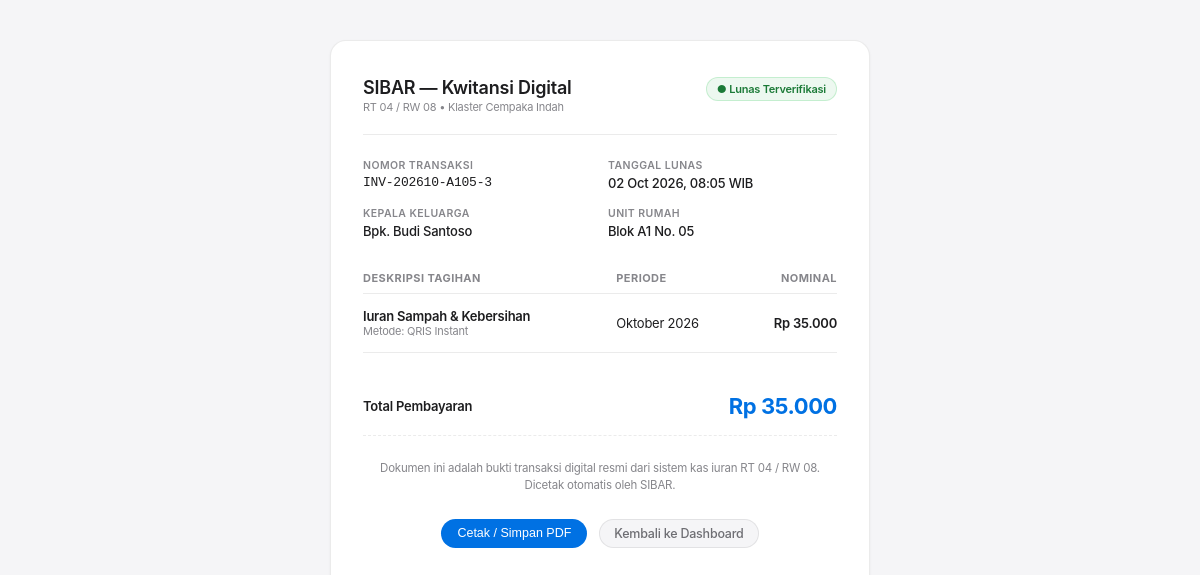
/receipt.php?receipt_no=INV-202610-A105-3 (signed in), run on the app's committed database.
### tables this page shows
CREATE TABLE IF NOT EXISTS `payments` (
  `id` INT AUTO_INCREMENT PRIMARY KEY,
  `bill_id` INT NOT NULL,
  `receipt_no` VARCHAR(60) NOT NULL UNIQUE,
  `amount_paid` DECIMAL(12, 2) NOT NULL,
  `payment_method` VARCHAR(50) NOT NULL,
  `paid_at` TIMESTAMP DEFAULT CURRENT_TIMESTAMP,
  FOREIGN KEY (`bill_id`) REFERENCES `bills`(`id`) ON DELETE CASCADE
);

CREATE TABLE IF NOT EXISTS `users` (
  `id` INT AUTO_INCREMENT PRIMARY KEY,
  `house_id` INT NULL,
  `complex_id` INT DEFAULT 1,
  `username` VARCHAR(50) NOT NULL UNIQUE,
  `password_hash` VARCHAR(255) NOT NULL,
  `full_name` VARCHAR(100) NOT NULL,
  `phone` VARCHAR(20) NOT NULL,
  `role` ENUM('warga', 'satpam_siang', 'satpam_malam', 'sampah', 'super_admin') DEFAULT 'warga',
  `latitude` DECIMAL(10, 8) NULL,
  `longitude` DECIMAL(11, 8) NULL,
  `created_at` TIMESTAMP DEFAULT CURRENT_TIMESTAMP,
  FOREIGN KEY (`house_id`) REFERENCES `houses`(`id`) ON DELETE SET NULL,
  FOREIGN KEY (`complex_id`) REFERENCES `complexes`(`id`) ON DELETE SET NULL
);

CREATE TABLE IF NOT EXISTS `houses` (
  `id` INT AUTO_INCREMENT PRIMARY KEY,
  `complex_id` INT DEFAULT 1,
  `block` VARCHAR(10) NOT NULL,
  `number` VARCHAR(10) NOT NULL,
  `address` VARCHAR(255) NOT NULL,
  `lane` VARCHAR(100) DEFAULT 'Jalur Utama',
  `status_huni` ENUM('tetap', 'kontrak') DEFAULT 'tetap',
  `latitude` DECIMAL(10, 8) NULL,
  `longitude` DECIMAL(11, 8) NULL,
  `created_at` TIMESTAMP DEFAULT CURRENT_TIMESTAMP,
  FOREIGN KEY (`complex_id`) REFERENCES `complexes`(`id`) ON DELETE SET NULL,
  UNIQUE KEY `uk_house` (`block`, `number`)
);

CREATE TABLE IF NOT EXISTS `fee_types` (
  `id` INT AUTO_INCREMENT PRIMARY KEY,
  `code` VARCHAR(50) NOT NULL UNIQUE,
  `name` VARCHAR(100) NOT NULL,
  `amount` DECIMAL(12, 2) NOT NULL,
  `icon` VARCHAR(10) DEFAULT '💰',
  `description` TEXT,
  `created_at` TIMESTAMP DEFAULT CURRENT_TIMESTAMP
);

CREATE TABLE IF NOT EXISTS `bills` (
  `id` INT AUTO_INCREMENT PRIMARY KEY,
  `house_id` INT NOT NULL,
  `fee_type_id` INT NOT NULL,
  `period_year` INT NOT NULL,
  `period_month` INT NOT NULL,
  `amount` DECIMAL(12, 2) NOT NULL,
  `status` ENUM('unpaid', 'paid') DEFAULT 'unpaid',
  `due_date` DATE NOT NULL,
  `created_at` TIMESTAMP DEFAULT CURRENT_TIMESTAMP,
  FOREIGN KEY (`house_id`) REFERENCES `houses`(`id`) ON DELETE CASCADE,
  FOREIGN KEY (`fee_type_id`) REFERENCES `fee_types`(`id`) ON DELETE CASCADE,
  UNIQUE KEY `uk_house_fee_period` (`house_id`, `fee_type_id`, `period_year`, `period_month`)
);

### config/database.php (called while the page is built, shortened)
<?php
function formatRupiah(float|int $amount): string {
    return 'Rp ' . number_format($amount, 0, ',', '.');
}

### receipt.php (the view, shortened to what this page needs)
<?php
require_once __DIR__ . '/config/database.php';
require_once __DIR__ . '/config/auth.php';
$user = requireAuth();
$receiptNo = trim($_GET['receipt_no'] ?? '');
$db = getDB();
$isWarga = ($user['role'] === 'warga');
if ($isWarga) {
    $stmt = $db->prepare("
        SELECT p.receipt_no, p.amount_paid, p.payment_method, p.paid_at,
               b.period_month, b.period_year,
               f.name AS fee_name, f.code,
               h.block, h.number, h.address,
               u.full_name
        FROM payments p
        JOIN bills b ON b.id = p.bill_id
        JOIN fee_types f ON f.id = b.fee_type_id
        JOIN houses h ON h.id = b.house_id
        LEFT JOIN users u ON u.house_id = h.id AND u.role = 'warga'
        WHERE p.receipt_no = :receipt_no AND b.house_id = :house_id
        LIMIT 1
    ");
    $stmt->execute([
        ':receipt_no' => $receiptNo,
        ':house_id'   => (int)$user['house_id']
    ]);
}
$data = $stmt->fetch();
$monthNames = [
    1 => 'Januari', 2 => 'Februari', 3 => 'Maret', 4 => 'April',
    5 => 'Mei', 6 => 'Juni', 7 => 'Juli', 8 => 'Agustus',
    9 => 'September', 10 => 'Oktober', 11 => 'November', 12 => 'Desember'
];
$periodStr = ($monthNames[$data['period_month']] ?? $data['period_month']) . ' ' . $data['period_year'];
?>
<!DOCTYPE html>
<html lang="id">
<head>
  <link rel="stylesheet" href="assets/css/style.css">
</head>
<body>
<div class="receipt-container">
  <div class="receipt-header">
    <div class="receipt-brand">
      <h2>SIBAR — Kwitansi Digital</h2>
      <p>RT 04 / RW 08 • Klaster Cempaka Indah</p>
    </div>
    <span class="receipt-badge">● Lunas Terverifikasi</span>
  </div>
  <div class="receipt-meta">
    <div class="meta-box">
      <div class="label">Nomor Transaksi</div>
      <div class="val" style="font-family:ui-monospace, monospace;"><?= htmlspecialchars($data['receipt_no']) ?></div>
    </div>
    <div class="meta-box">
      <div class="label">Tanggal Lunas</div>
      <div class="val"><?= date('d M Y, H:i', strtotime($data['paid_at'])) ?> WIB</div>
    </div>
    <div class="meta-box">
      <div class="label">Kepala Keluarga</div>
      <div class="val"><?= htmlspecialchars($data['full_name']) ?></div>
    </div>
    <div class="meta-box">
      <div class="label">Unit Rumah</div>
      <div class="val">Blok <?= htmlspecialchars($data['block']) ?> No. <?= htmlspecialchars($data['number']) ?></div>
    </div>
  </div>
  <table class="receipt-table">
    <thead>
      <tr>
        <th>Deskripsi Tagihan</th>
        <th>Periode</th>
        <th style="text-align:right;">Nominal</th>
      </tr>
    </thead>
    <tbody>
      <tr>
        <td>
          <div style="font-weight:600;"><?= htmlspecialchars($data['fee_name']) ?></div>
          <div style="font-size:11px; color:var(--text-tertiary);">Metode: <?= htmlspecialchars($data['payment_method']) ?></div>
        </td>
        <td><?= $periodStr ?></td>
        <td style="text-align:right; font-weight:600;"><?= formatRupiah($data['amount_paid']) ?></td>
      </tr>
    </tbody>
  </table>
  <div class="receipt-total">
    <div class="title">Total Pembayaran</div>
    <div class="amount"><?= formatRupiah($data['amount_paid']) ?></div>
  </div>
  <div class="receipt-footer">
    Dokumen ini adalah bukti transaksi digital resmi dari sistem kas iuran RT 04 / RW 08.<br>
    Dicetak otomatis oleh SIBAR.
  </div>
  <div class="print-actions">
    <button class="btn-primary" onclick="window.print()">Cetak / Simpan PDF</button>
    <a href="dashboard.php" class="btn-secondary">Kembali ke Dashboard</a>
  </div>
</div>
</body>
</html>

### assets/css/style.css (style rules this page uses)
:root { --bg-page: #f5f5f7; --bg-card: #ffffff; --bg-subtle: #fbfbfd; --border-subtle: rgba(0, 0, 0, 0.08); --border-focus: #0071e3; --text-primary: #1d1d1f; --text-secondary: #6e6e73; --text-tertiary: #86868b; --accent-blue: #0071e3; --accent-blue-hover: #0077ed; --accent-blue-subtle: #f0f6fd; --badge-unpaid-bg: #fff8eb; --badge-unpaid-text: #b25e00; --badge-unpaid-border: rgba(255, 149, 0, 0.22); --badge-paid-bg: #edf8f0; --badge-paid-text: #1b7a37; --badge-paid-border: rgba(52, 199, 89, 0.22); --shadow-card: 0 1px 3px rgba(0, 0, 0, 0.04), 0 1px 2px rgba(0, 0, 0, 0.02); --shadow-hover: 0 6px 18px rgba(0, 0, 0, 0.06); --shadow-modal: 0 16px 36px rgba(0, 0, 0, 0.12); --radius-sm: 8px; --radius-md: 12px; --radius-lg: 16px; --radius-pill: 980px; }
* { box-sizing: border-box; margin: 0; padding: 0; -webkit-font-smoothing: antialiased; -moz-osx-font-smoothing: grayscale; }
body { font-family: -apple-system, BlinkMacSystemFont, "SF Pro Text", "SF Pro Display", "Segoe UI", Roboto, Helvetica, Arial, sans-serif; background-color: var(--bg-page); color: var(--text-primary); min-height: 100vh; letter-spacing: -0.014em; }
.btn-primary { background: var(--accent-blue); color: #fff; border: none; border-radius: var(--radius-pill); padding: 6px 16px; font-size: 12.5px; font-weight: 500; cursor: pointer; transition: background 0.12s ease; text-decoration: none; display: inline-flex; align-items: center; gap: 6px; }
.btn-secondary { background: var(--bg-page); border: 1px solid var(--border-subtle); color: var(--text-secondary); border-radius: var(--radius-pill); padding: 6px 14px; font-size: 12.5px; font-weight: 500; cursor: pointer; text-decoration: none; }

### receipt.php (style rules this page uses)
body { background: var(--bg-page); display: flex; justify-content: center; padding: 40px 16px; }
.receipt-container { width: 100%; max-width: 540px; background: #ffffff; border: 1px solid var(--border-subtle); border-radius: var(--radius-lg); box-shadow: var(--shadow-card); padding: 36px 32px; }
.receipt-header { display: flex; justify-content: space-between; align-items: flex-start; border-bottom: 1px solid var(--border-subtle); padding-bottom: 20px; margin-bottom: 24px; }
.receipt-brand h2 { font-size: 18px; font-weight: 600; color: var(--text-primary); }
.receipt-brand p { font-size: 11px; color: var(--text-tertiary); margin-top: 2px; }
.receipt-badge { display: inline-flex; align-items: center; gap: 4px; padding: 4px 10px; background: var(--badge-paid-bg); color: var(--badge-paid-text); border: 1px solid var(--badge-paid-border); border-radius: var(--radius-pill); font-size: 11px; font-weight: 600; }
.receipt-meta { display: grid; grid-template-columns: 1fr 1fr; gap: 16px; margin-bottom: 24px; }
.meta-box .label { font-size: 10.5px; font-weight: 600; text-transform: uppercase; letter-spacing: 0.04em; color: var(--text-tertiary); }
.meta-box .val { font-size: 13px; font-weight: 500; color: var(--text-primary); margin-top: 3px; }
.receipt-table { width: 100%; border-collapse: collapse; margin-bottom: 24px; }
.receipt-table th { text-align: left; font-size: 11px; text-transform: uppercase; letter-spacing: 0.04em; color: var(--text-tertiary); padding: 8px 0; border-bottom: 1px solid var(--border-subtle); }
.receipt-table td { padding: 14px 0; font-size: 13px; border-bottom: 1px solid var(--border-subtle); }
.receipt-total { display: flex; justify-content: space-between; align-items: center; padding: 16px 0; border-bottom: 1px dashed var(--border-subtle); }
.receipt-total .title { font-size: 13px; font-weight: 600; color: var(--text-primary); }
.receipt-total .amount { font-size: 22px; font-weight: 700; color: var(--accent-blue); letter-spacing: -0.02em; }
.receipt-footer { margin-top: 24px; text-align: center; font-size: 11.5px; color: var(--text-tertiary); line-height: 1.5; }
.print-actions { display: flex; justify-content: center; gap: 12px; margin-top: 24px; }

### data on the page
payments: receipt_no "INV-202610-A105-3", paid_at "02 Oct 2026, 08:05", users.full_name "Bpk. Budi Santoso", houses.block "A1", houses.number "05", fee_types.name "Iuran Sampah & Kebersihan", payment_method "QRIS Instant", bill.period_year "Oktober 2026", amount_paid "Rp 35.000"
